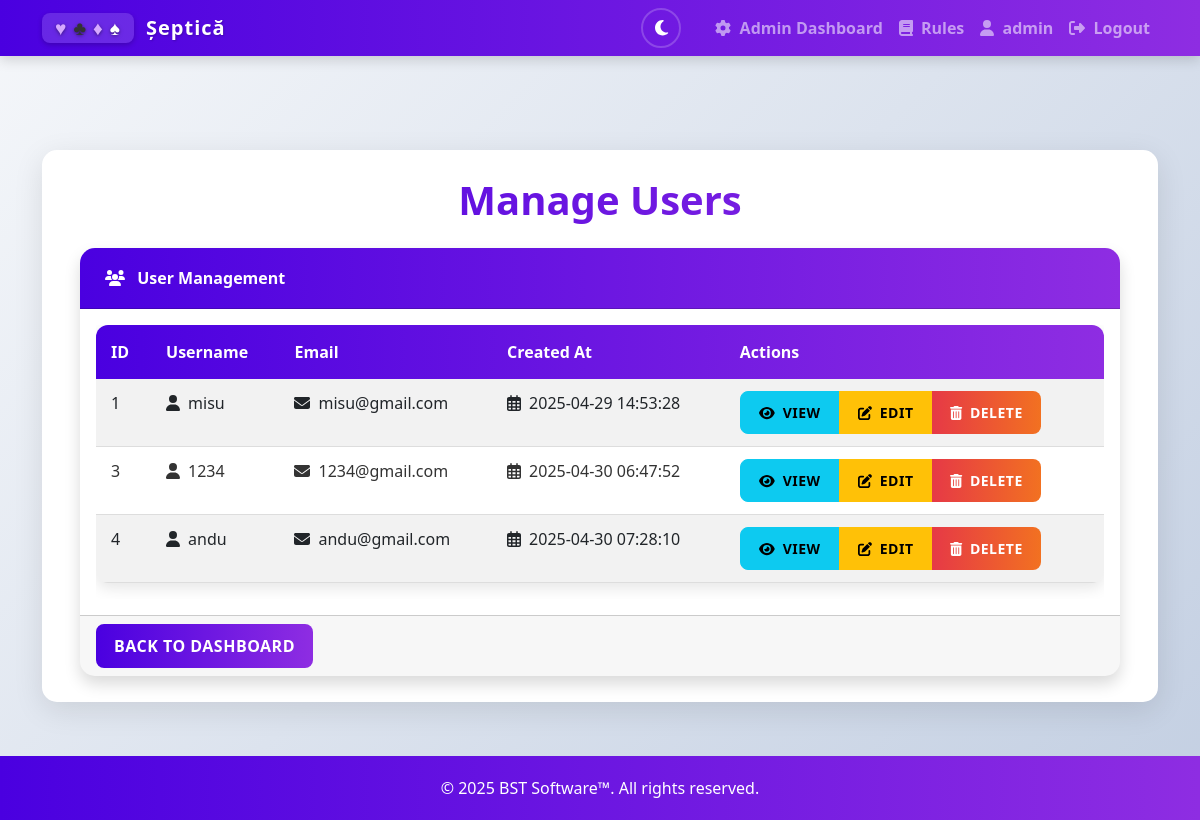
Page /admin/users (signed in) on the earlier database version.
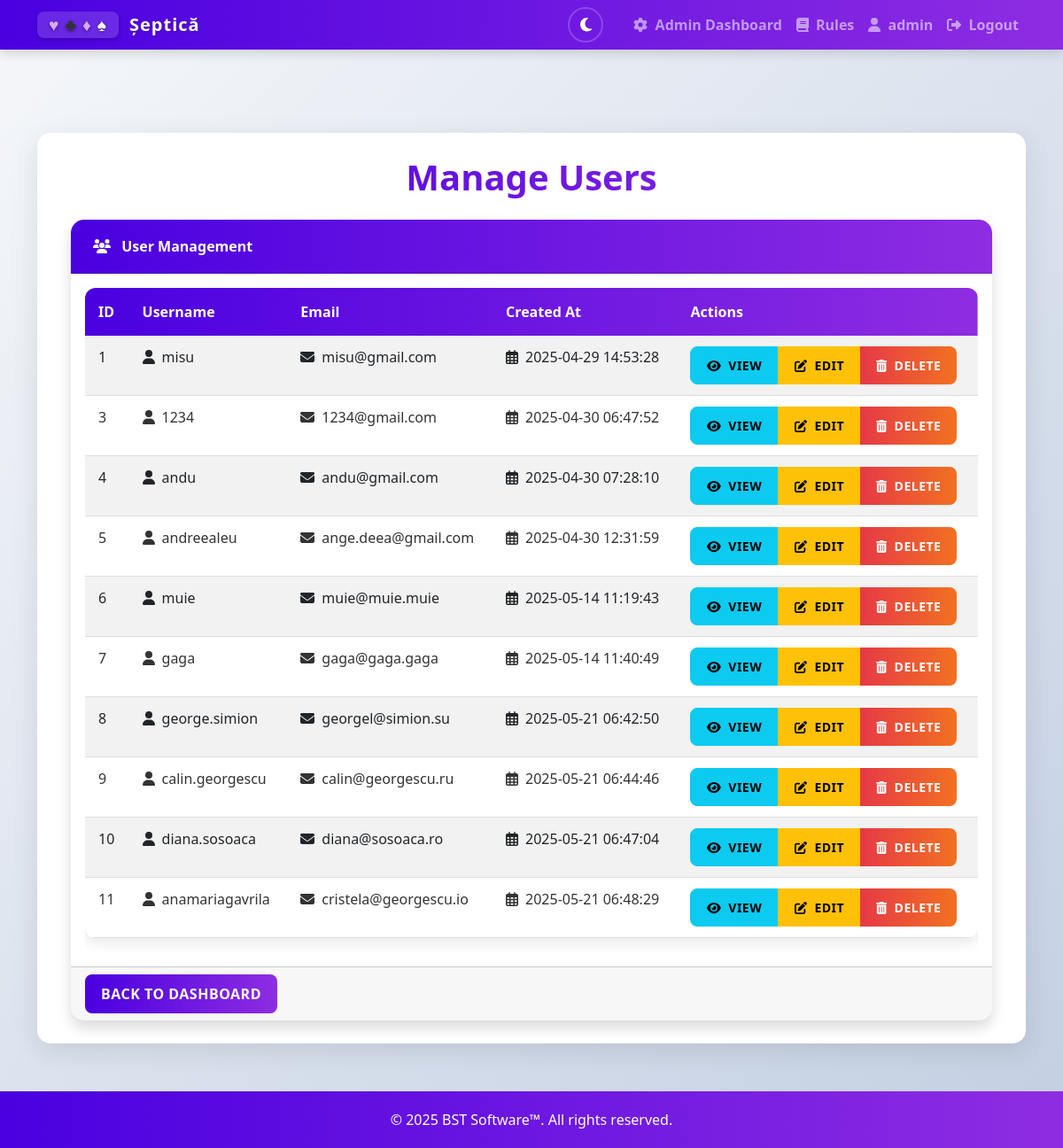
Same page on the later database version.
### app.py (models this page shows, shortened)
class User(db.Model, UserMixin):
    id = db.Column(db.Integer, primary_key=True)
    username = db.Column(db.String(80), unique=True, nullable=False)
    email = db.Column(db.String(120), unique=True, nullable=False)
    password = db.Column(db.String(200), nullable=False)
    created_at = db.Column(db.DateTime, default=datetime.utcnow)
    is_admin = db.Column(db.Boolean, default=False)
    lobby_players = db.relationship('LobbyPlayer', back_populates='user', cascade='all, delete-orphan')

### app.py (the view)
@application.route('/admin/users')
def admin_users():
    if not session.get('is_admin', False):
        flash('You do not have permission to access this page!', 'error')
        return redirect(url_for('lobbies'))
    try:
        users = User.query.filter(User.is_admin == False).all()
        return render_template('admin_users.html', users=users)
    except Exception as e:
        logger.error(f"Error accessing admin users page: {e}")
        flash('An error occurred while retrieving users.', 'error')
        return redirect(url_for('admin_dashboard'))

### app.py (called while the page is built)
@login_manager.user_loader
def load_user(user_id):
    return User.query.get(int(user_id))

### templates/admin_users.html (shortened to what this page needs)
{% extends "base.html" %}
{% block content %}
<div class="container animate-fade-in">
    <h1 class="page-title text-center mb-4">Manage Users</h1>
    <div class="card shadow">
        <div class="card-header">
            <i class="fas fa-users me-2"></i> User Management
        </div>
        <div class="card-body">
            {% if users %}
                <div class="table-responsive">
                    <table class="table table-striped table-hover">
                        <thead>
                            <tr>
                                <th>ID</th>
                                <th>Username</th>
                                <th>Email</th>
                                <th>Created At</th>
                                <th>Actions</th>
                            </tr>
                        </thead>
                        <tbody>
                            {% for user in users %}
                            <tr>
                                <td>{{ user.id }}</td>
                                <td><i class="fas fa-user me-2"></i>{{ user.username }}</td>
                                <td><i class="fas fa-envelope me-2"></i>{{ user.email }}</td>
                                <td><i class="far fa-calendar-alt me-2"></i>{{ user.created_at.strftime('%Y-%m-%d %H:%M:%S') }}</td>
                                <td>
                                    <div class="btn-group" role="group">
                                        <a href="{{ url_for('admin_user_details', user_id=user.id) }}"
                                           class="btn btn-sm btn-info">
                                           <i class="fas fa-eye me-1"></i> View
                                        </a>
                                        <a href="{{ url_for('admin_edit_user', user_id=user.id) }}"
                                           class="btn btn-sm btn-warning">
                                           <i class="fas fa-edit me-1"></i> Edit
                                        </a>
                                        <button type="button" class="btn btn-sm btn-danger"
                                                onclick="showDeleteConfirm({{ user.id }}, '{{ user.username }}')">
                                            <i class="fas fa-trash-alt me-1"></i> Delete
                                        </button>
                                    </div>
                                </td>
                            </tr>
                            {% endfor %}
                        </tbody>
                    </table>
                </div>
            {% else %}
                <div class="alert alert-info">
                    No users found in the database.
                </div>
            {% endif %}
        </div>
        <div class="card-footer">
            <a href="{{ url_for('admin_dashboard') }}" class="btn btn-primary">Back to Dashboard</a>
        </div>
    </div>
</div>
{% endblock %}

### templates/base.html (shortened to what this page needs)
<!DOCTYPE html>
<html lang="en">
<head>
    <link rel="stylesheet" href="https://cdn.jsdelivr.net/npm/bootstrap@5.2.3/dist/css/bootstrap.min.css">
    <link rel="stylesheet" href="https://cdnjs.cloudflare.com/ajax/libs/font-awesome/6.4.0/css/all.min.css">
    <link rel="stylesheet" href="{{ url_for('static', filename='css/style.css') }}">
    <link rel="stylesheet" href="{{ url_for('static', filename='css/admin-dark.css') }}">
</head>
<body class="d-flex flex-column min-vh-100">
    <div class="animated-bg">
        <span></span>
    </div>
    <nav class="navbar navbar-expand-lg navbar-dark fixed-top">
        <div class="container">            <a class="navbar-brand" href="{{ url_for('index') }}">
                <span class="card-suit-logo">
                    <span class="card-symbol heart-purple">♥</span>
                    <span class="card-symbol club-black">♣</span>
                    <span class="card-symbol diamond-purple">♦</span>
                    <span class="card-symbol spade-black">♠</span>
                </span>
                Șeptică
            </a>
            <div class="collapse navbar-collapse" id="navbarNav">
                <ul class="navbar-nav ms-auto">
                    <li class="nav-item me-3">
                        <button id="theme-toggle" class="btn btn-sm theme-toggle-btn" aria-label="Toggle dark mode">
                            <i class="fas fa-moon"></i>
                        </button>
                    </li>
                    {% if 'username' in session %}
                        {% if session.get('is_admin', False) %}
                        <li class="nav-item">
                            <a class="nav-link" href="{{ url_for('admin_dashboard') }}">
                                <i class="fas fa-cog me-1"></i> Admin Dashboard
                            </a>
                        </li>
                        {% endif %}
                        <li class="nav-item">
                            <a class="nav-link" href="{{ url_for('rules') }}">
                                <i class="fas fa-book me-1"></i> Rules
                            </a>
                        </li>
                        <li class="nav-item">
                            {% if session.get('is_guest', False) %}
                            <span class="nav-link disabled text-muted">
                                <i class="fas fa-user-ninja me-1"></i> {{ session['username'] }}
                                <small class="badge bg-secondary ms-1">Guest</small>
                            </span>
                            {% else %}
                            <a class="nav-link" href="{{ url_for('statistics') }}">
                                <i class="fas fa-user me-1"></i> {{ session['username'] }}
                            </a>
                            {% endif %}
                        </li>
                        <li class="nav-item">
                            <a class="nav-link" href="{{ url_for('logout') }}">
                                <i class="fas fa-sign-out-alt me-1"></i> Logout
                            </a>
                        </li>
                    {% endif %}
                </ul>
            </div>
        </div>
    </nav>
    <div class="container my-4 navbar-padding">
        <div class="page-container">
            {% block content %}{% endblock %}
        </div>
    </div>
    <footer class="footer mt-auto py-3">
        <div class="container text-center">
            <span>&copy; 2025 BST Software™. All rights reserved.</span>
        </div>
    </footer>
</body>
</html>

Differences in the rows shown:
added User: id "5", username "andreealeu", email "ange.deea@gmail.com", created_at "2025-04-30 12:31:59"
added User: id "6", username "muie", email "muie@muie.muie", created_at "2025-05-14 11:19:43"
added User: id "7", username "gaga", email "gaga@gaga.gaga", created_at "2025-05-14 11:40:49"
added User: id "8", username "george.simion", email "georgel@simion.su", created_at "2025-05-21 06:42:50"
added User: id "9", username "calin.georgescu", email "calin@georgescu.ru", created_at "2025-05-21 06:44:46"
added User: id "10", username "diana.sosoaca", email "diana@sosoaca.ro", created_at "2025-05-21 06:47:04"
added User: id "11", username "anamariagavrila", email "cristela@georgescu.io", created_at "2025-05-21 06:48:29"
